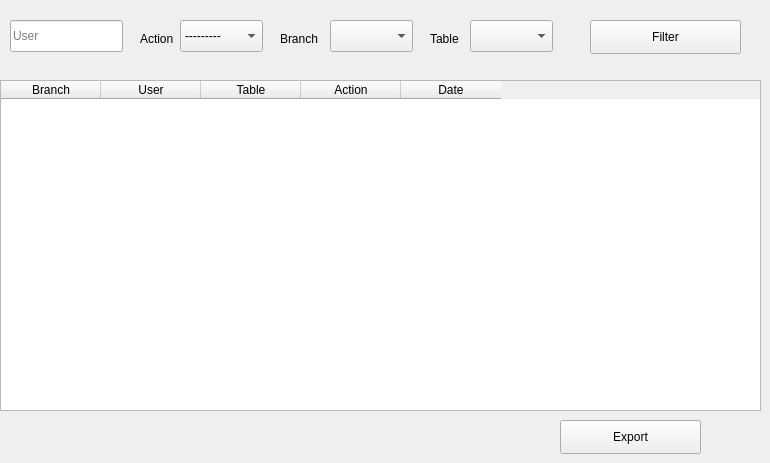
    <widget class="QWidget" name="tab_4">
     <attribute name="title">
      <string>history</string>
     </attribute>
     <widget class="QTableWidget" name="tableWidget_5">
      <property name="geometry">
       <rect>
        <x>0</x>
        <y>80</y>
        <width>761</width>
        <height>331</height>
       </rect>
      </property>
      <column>
       <property name="text">
        <string>Branch</string>
       </property>
      </column>
      <column>
       <property name="text">
        <string>User</string>
       </property>
      </column>
      <column>
       <property name="text">
        <string>Table</string>
       </property>
      </column>
      <column>
       <property name="text">
        <string>Action</string>
       </property>
      </column>
      <column>
       <property name="text">
        <string>Date</string>
       </property>
      </column>
     </widget>
     <widget class="QPushButton" name="pushButton_26">
      <property name="geometry">
       <rect>
        <x>590</x>
        <y>20</y>
        <width>151</width>
        <height>34</height>
       </rect>
      </property>
      <property name="text">
       <string>Filter</string>
      </property>
      <property name="icon">
       <iconset>
        <normaloff>icons/filter.png</normaloff>icons/filter.png</iconset>
      </property>
      <property name="iconSize">
       <size>
        <width>20</width>
        <height>20</height>
       </size>
      </property>
     </widget>
     <widget class="QLineEdit" name="lineEdit_37">
      <property name="geometry">
       <rect>
        <x>10</x>
        <y>20</y>
        <width>113</width>
        <height>32</height>
       </rect>
      </property>
      <property name="placeholderText">
       <string>User</string>
      </property>
     </widget>
     <widget class="QComboBox" name="comboBox_12">
      <property name="geometry">
       <rect>
        <x>180</x>
        <y>20</y>
        <width>83</width>
        <height>32</height>
       </rect>
      </property>
      <item>
       <property name="text">
        <string>---------</string>
       </property>
      </item>
      <item>
       <property name="text">
        <string>Login</string>
       </property>
      </item>
      <item>
       <property name="text">
        <string>Logout</string>
       </property>
      </item>
      <item>
       <property name="text">
        <string>Add Book</string>
       </property>
      </item>
      <item>
       <property name="text">
        <string>Edit Book</string>
       </property>
      </item>
      <item>
       <property name="text">
        <string>Remove Book</string>
       </property>
      </item>
      <item>
       <property name="text">
        <string>Add Client</string>
       </property>
      </item>
      <item>
       <property name="text">
        <string>Edit Client</string>
       </property>
      </item>
      <item>
       <property name="text">
        <string>Remove Client</string>
       </property>
      </item>
      <item>
       <property name="text">
        <string> Borrow</string>
       </property>
      </item>
      <item>
       <property name="text">
        <string>Return</string>
       </property>
      </item>
     </widget>
     <widget class="QLabel" name="label_17">
      <property name="geometry">
       <rect>
        <x>140</x>
        <y>30</y>
        <width>58</width>
        <height>18</height>
       </rect>
      </property>
      <property name="text">
       <string>Action</string>
      </property>
     </widget>
     <widget class="QLabel" name="label_18">
      <property name="geometry">
       <rect>
        <x>280</x>
        <y>30</y>
        <width>58</width>
        <height>18</height>
       </rect>
      </property>
      <property name="text">
       <string>Branch</string>
      </property>
     </widget>
     <widget class="QComboBox" name="comboBox_13">
      <property name="geometry">
       <rect>
        <x>330</x>
        <y>20</y>
        <width>83</width>
        <height>32</height>
       </rect>
      </property>
     </widget>
     <widget class="QComboBox" name="comboBox_14">
      <property name="geometry">
       <rect>
        <x>470</x>
        <y>20</y>
        <width>83</width>
        <height>32</height>
       </rect>
      </property>
      <property name="styleSheet">
       <string notr="true"/>
      </property>
     </widget>
     <widget class="QLabel" name="label_19">
      <property name="geometry">
       <rect>
        <x>430</x>
        <y>30</y>
        <width>58</width>
        <height>18</height>
       </rect>
      </property>
      <property name="text">
       <string>Table</string>
      </property>
     </widget>
     <widget class="QPushButton" name="pushButton_42">
      <property name="geometry">
       <rect>
        <x>560</x>
        <y>420</y>
        <width>141</width>
        <height>34</height>
       </rect>
      </property>
      <property name="text">
       <string>Export</string>
      </property>
      <property name="icon">
       <iconset>
        <normaloff>icons/export.png</normaloff>icons/export.png</iconset>
      </property>
      <property name="iconSize">
       <size>
        <width>20</width>
        <height>20</height>
       </size>
      </property>
     </widget>
    </widget>
